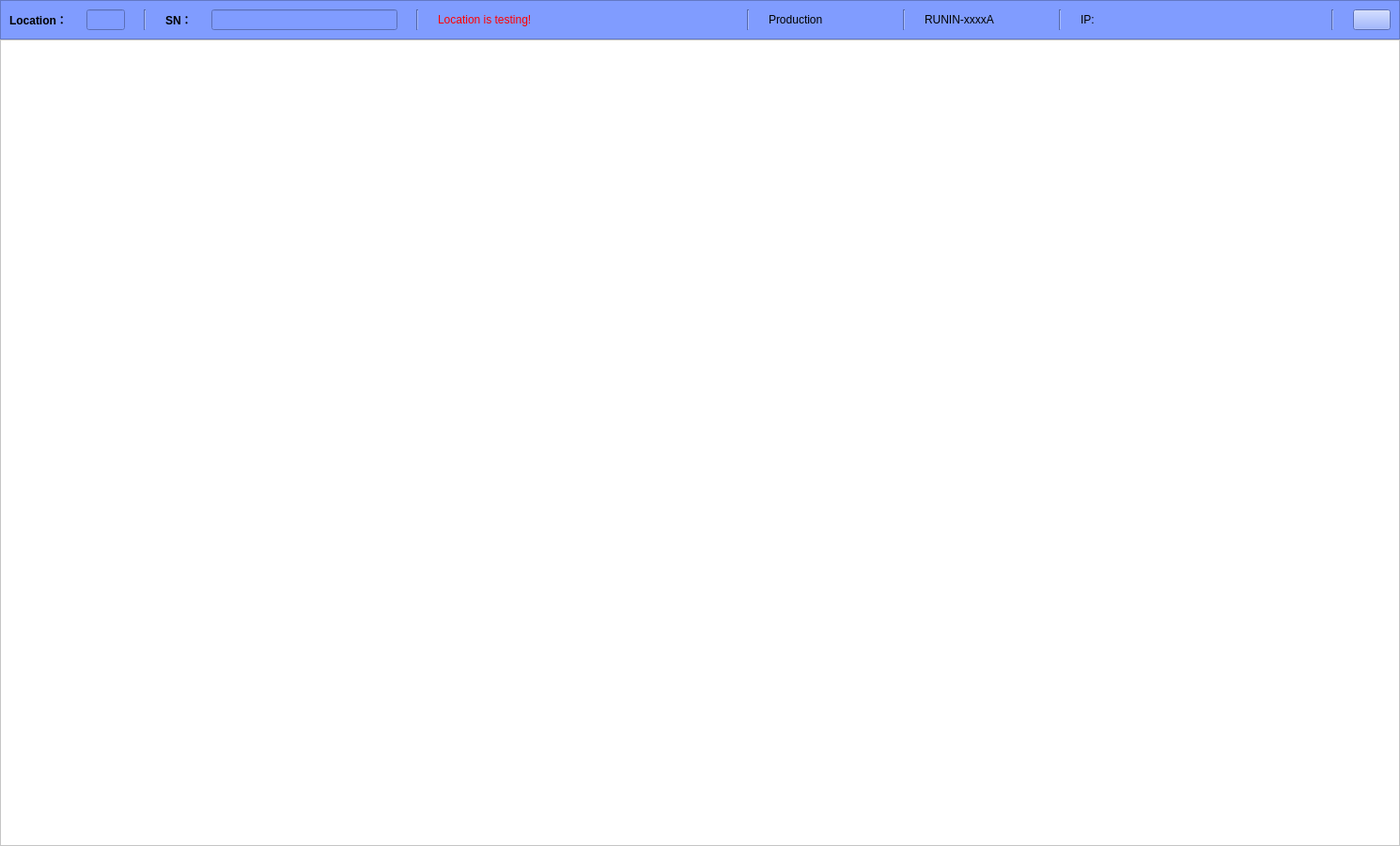
<?xml version="1.0" encoding="UTF-8"?>
<ui version="4.0">
 <class>MainWindow</class>
 <widget class="QMainWindow" name="MainWindow">
  <property name="geometry">
   <rect>
    <x>0</x>
    <y>0</y>
    <width>1490</width>
    <height>900</height>
   </rect>
  </property>
  <property name="minimumSize">
   <size>
    <width>1490</width>
    <height>900</height>
   </size>
  </property>
  <property name="windowTitle">
   <string>RUNIN/ORT</string>
  </property>
  <property name="windowIcon">
   <iconset resource="../ui/images.qrc">
    <normaloff>:/images/Letter-T-blue-icon.png</normaloff>:/images/Letter-T-blue-icon.png</iconset>
  </property>
  <widget class="QWidget" name="centralwidget">
   <layout class="QVBoxLayout" name="verticalLayout" stretch="2,98">
    <property name="spacing">
     <number>0</number>
    </property>
    <property name="leftMargin">
     <number>0</number>
    </property>
    <property name="topMargin">
     <number>0</number>
    </property>
    <property name="rightMargin">
     <number>0</number>
    </property>
    <property name="bottomMargin">
     <number>0</number>
    </property>
    <item>
     <widget class="QFrame" name="title">
      <property name="styleSheet">
       <string notr="true">background-color: rgb(128, 156, 255);</string>
      </property>
      <property name="frameShape">
       <enum>QFrame::StyledPanel</enum>
      </property>
      <property name="frameShadow">
       <enum>QFrame::Raised</enum>
      </property>
      <layout class="QHBoxLayout" name="horizontalLayout_3" stretch="10,0,20,0,25,0,10,0,10,0,20,0,2">
       <property name="spacing">
        <number>20</number>
       </property>
       <item>
        <layout class="QHBoxLayout" name="horizontalLayout">
         <item>
          <widget class="QLabel" name="lb_location">
           <property name="text">
            <string>&lt;html&gt;&lt;head/&gt;&lt;body&gt;&lt;p&gt;&lt;span style=&quot; font-weight:600;&quot;&gt;Location：&lt;/span&gt;&lt;/p&gt;&lt;/body&gt;&lt;/html&gt;</string>
           </property>
          </widget>
         </item>
         <item>
          <widget class="QLineEdit" name="lineEdit"/>
         </item>
        </layout>
       </item>
       <item>
        <widget class="Line" name="line_11">
         <property name="orientation">
          <enum>Qt::Vertical</enum>
         </property>
        </widget>
       </item>
       <item>
        <layout class="QHBoxLayout" name="horizontalLayout_2">
         <item>
          <widget class="QLabel" name="lb_sn">
           <property name="text">
            <string>&lt;html&gt;&lt;head/&gt;&lt;body&gt;&lt;p&gt;&lt;span style=&quot; font-weight:600;&quot;&gt;SN：&lt;/span&gt;&lt;/p&gt;&lt;/body&gt;&lt;/html&gt;</string>
           </property>
          </widget>
         </item>
         <item>
          <widget class="QLineEdit" name="lineEdit_2"/>
         </item>
        </layout>
       </item>
       <item>
        <widget class="Line" name="line">
         <property name="orientation">
          <enum>Qt::Vertical</enum>
         </property>
        </widget>
       </item>
       <item>
        <widget class="QLabel" name="lb_info">
         <property name="text">
          <string>&lt;html&gt;&lt;head/&gt;&lt;body&gt;&lt;p&gt;&lt;span style=&quot; color:#ff0000;&quot;&gt;Location is testing!&lt;/span&gt;&lt;/p&gt;&lt;/body&gt;&lt;/html&gt;</string>
         </property>
        </widget>
       </item>
       <item>
        <widget class="Line" name="line_7">
         <property name="orientation">
          <enum>Qt::Vertical</enum>
         </property>
        </widget>
       </item>
       <item>
        <widget class="QLabel" name="lb_testMode">
         <property name="text">
          <string>&lt;html&gt;&lt;head/&gt;&lt;body&gt;&lt;p&gt;Production&lt;/p&gt;&lt;/body&gt;&lt;/html&gt;</string>
         </property>
        </widget>
       </item>
       <item>
        <widget class="Line" name="line_8">
         <property name="orientation">
          <enum>Qt::Vertical</enum>
         </property>
        </widget>
       </item>
       <item>
        <widget class="QLabel" name="lb_station">
         <property name="text">
          <string>&lt;html&gt;&lt;head/&gt;&lt;body&gt;&lt;p&gt;RUNIN-xxxxA&lt;/p&gt;&lt;/body&gt;&lt;/html&gt;</string>
         </property>
        </widget>
       </item>
       <item>
        <widget class="Line" name="line_9">
         <property name="orientation">
          <enum>Qt::Vertical</enum>
         </property>
        </widget>
       </item>
       <item>
        <widget class="QLabel" name="lb_ip">
         <property name="text">
          <string>&lt;html&gt;&lt;head/&gt;&lt;body&gt;&lt;p&gt;IP:&lt;/p&gt;&lt;/body&gt;&lt;/html&gt;</string>
         </property>
        </widget>
       </item>
       <item>
        <widget class="Line" name="line_10">
         <property name="orientation">
          <enum>Qt::Vertical</enum>
         </property>
        </widget>
       </item>
       <item>
        <widget class="QPushButton" name="bt_openLog">
         <property name="text">
          <string/>
         </property>
         <property name="icon">
          <iconset resource="../ui/images.qrc">
           <normaloff>:/images/Open-file-icon.png</normaloff>:/images/Open-file-icon.png</iconset>
         </property>
        </widget>
       </item>
      </layout>
     </widget>
    </item>
    <item>
     <widget class="QFrame" name="body">
      <property name="styleSheet">
       <string notr="true">background-color: rgb(255, 255, 255);</string>
      </property>
      <property name="frameShape">
       <enum>QFrame::StyledPanel</enum>
      </property>
      <property name="frameShadow">
       <enum>QFrame::Raised</enum>
      </property>
      <widget class="Cell" name="widget" native="true">
       <property name="geometry">
        <rect>
         <x>130</x>
         <y>240</y>
         <width>120</width>
         <height>80</height>
        </rect>
       </property>
      </widget>
     </widget>
    </item>
   </layout>
  </widget>
 </widget>
 <customwidgets>
  <customwidget>
   <class>Cell</class>
   <extends>QWidget</extends>
   <header>model.cell</header>
   <container>1</container>
  </customwidget>
 </customwidgets>
 <resources>
  <include location="../ui/images.qrc"/>
 </resources>
 <connections/>
</ui>
